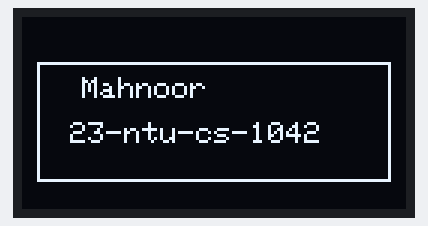
This program was run on a simulated ESP32. On the bench: 128×64 one-colour display.

Above: at 0.1 s.

The program:

main.cpp
```cpp
//week 4
//name :mahnoor shahid
//reg number: 23-ntu-cs-1042

#include <Wire.h>
#include <Wire.h>
#include <Adafruit_GFX.h>
#include <Adafruit_SSD1306.h>


// ---- OLED setup ----
#define SCREEN_WIDTH 128
#define SCREEN_HEIGHT 64
#define OLED_ADDR 0x3C

Adafruit_SSD1306 display(SCREEN_WIDTH, SCREEN_HEIGHT, &Wire, -1);

void setup() {
  Wire.begin(21, 22); // ESP32 default I2C pins (SDA=21, SCL=22)

  if (!display.begin(SSD1306_SWITCHCAPVCC, OLED_ADDR)) {
    // If initialization fails
    for (;;);
  }

  display.clearDisplay();

  // ---- Display Name and ID ----
  display.setTextSize(1);              // Normal text size
  display.setTextColor(SSD1306_WHITE); // White color
  display.setCursor(20, 20);           // Adjusted a little for name width
  display.println("Mahnoor");
  display.setCursor(10, 35);
  display.println(" 23-ntu-cs-1042");

  // Draw rectangle box around text
  display.drawRect(5, 15, 118, 40, SSD1306_WHITE);

  display.display();
}

void loop() {
  // Nothing to loop — static display
}
```
